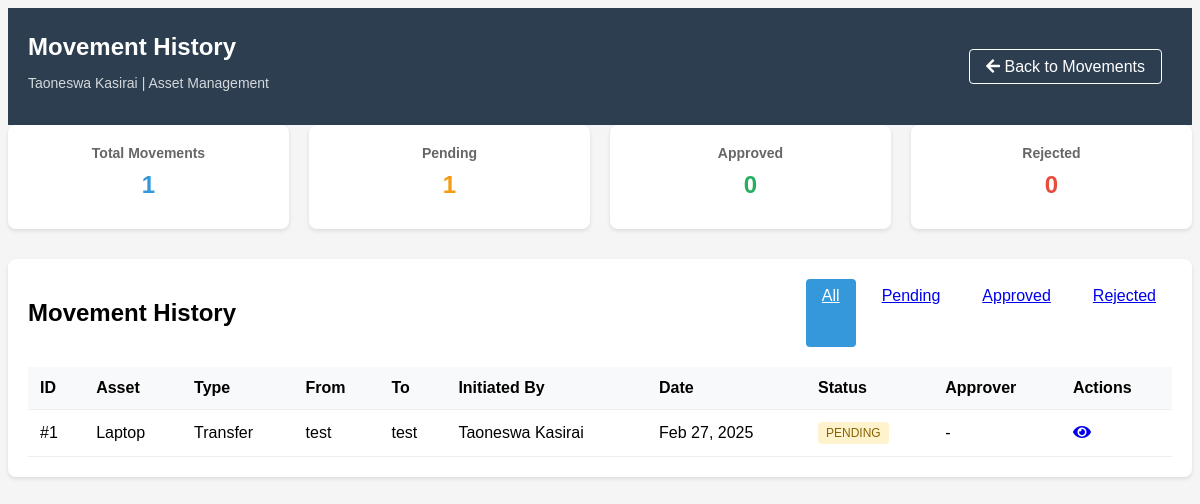
The page /movement-history/ (signed in) on the database its author committed.
### myapp/models.py (models this page shows, shortened)
class Employee(models.Model):
    employee_number = models.CharField(max_length=10, unique=True)
    name = models.CharField(max_length=100)
    surname = models.CharField(max_length=100)
    department = models.ForeignKey(Department, on_delete=models.PROTECT)
    branch = models.CharField(max_length=100)
    section = models.CharField(max_length=100)
    email = models.EmailField(unique=True)
    phone_regex = RegexValidator(
        regex=r'^07\d{8}$',
        message="Phone number must start with '07' and be 10 digits long"
    )
    phone_number = models.CharField(
        validators=[phone_regex],
        max_length=10,
        unique=True
    )
    signature = models.ImageField(
        upload_to='signatures/', null=True, blank=True)
    created_at = models.DateTimeField(auto_now_add=True)
    password = models.CharField(
        max_length=128, default=make_password('defaultpassword'))
    is_first_login = models.BooleanField(default=True)
    is_active = models.BooleanField(default=True)
    roles = models.ManyToManyField(Role, blank=True)
    class Meta:
        ordering = ['surname', 'name']

class Department(models.Model):
    code = models.CharField(max_length=10, unique=True)
    name = models.CharField(max_length=100)
    description = models.TextField(blank=True)
    is_active = models.BooleanField(default=True)
    created_at = models.DateTimeField(auto_now_add=True)
    def __str__(self):
        return self.name
    class Meta:
        ordering = ['name']

class AssetMovement(models.Model):
    MOVEMENT_TYPES = [
        ('TRANSFER', 'Transfer'),
        ('DISPOSAL', 'Disposal'),
        ('REPAIR', 'Repair'),
    ]
    STATUS_CHOICES = [
        ('PENDING', 'Pending'),
        ('APPROVED', 'Approved'),
        ('REJECTED', 'Rejected'),
    ]
    STAGE_CHOICES = [
        ('INITIATED', 'Initiated'),
        ('IN_PROGRESS', 'In Progress'),
        ('COMPLETED', 'Completed'),
    ]
    asset = models.ForeignKey(Asset, on_delete=models.CASCADE)
    movement_type = models.CharField(max_length=20, choices=MOVEMENT_TYPES)
    from_location = models.CharField(max_length=100)
    to_location = models.CharField(max_length=100)
    reason = models.TextField()
    status = models.CharField(
        max_length=20, choices=STATUS_CHOICES, default='PENDING')
    stage = models.CharField(
        max_length=20, choices=STAGE_CHOICES, default='INITIATED')
    initiator = models.ForeignKey(
        Employee, on_delete=models.CASCADE, related_name='initiated_movements')
    approver = models.ForeignKey(
        Employee, on_delete=models.SET_NULL, null=True, blank=True,
        related_name='approved_movements',
        help_text="Employee who approved or rejected this movement")
    approval_date = models.DateTimeField(null=True, blank=True)
    attachment = models.FileField(upload_to='movement_attachments/', null=True, blank=True,
                                  help_text="Upload any relevant documents (e.g., transfer forms, repair reports)")
    created_at = models.DateTimeField(auto_now_add=True)
    updated_at = models.DateTimeField(auto_now=True)
    class Meta:
        ordering = ['-created_at']

class Asset(models.Model):
    CONDITION_CHOICES = [
        ('NEW', 'New'),
        ('GOOD', 'Good'),
        ('FAIR', 'Fair'),
        ('POOR', 'Poor'),
        ('RETIRED', 'Retired'),
    ]
    asset_number = models.CharField(max_length=50, unique=True)
    serial_number = models.CharField(
        max_length=100, blank=True, null=True)  # Add this line
    name = models.CharField(max_length=100)
    category = models.CharField(max_length=50)
    description = models.TextField(blank=True)
    department = models.ForeignKey(
        Department, on_delete=models.SET_NULL, null=True)
    location = models.CharField(max_length=100)
    purchase_date = models.DateField()
    purchase_cost = models.DecimalField(max_digits=10, decimal_places=2)
    condition = models.CharField(max_length=10, choices=CONDITION_CHOICES)
    is_active = models.BooleanField(default=True)
    created_at = models.DateTimeField(auto_now_add=True)
    updated_at = models.DateTimeField(auto_now=True)
    is_deleted = models.BooleanField(default=False)
    deleted_at = models.DateTimeField(null=True, blank=True)
    deleted_by = models.ForeignKey(
        Employee, on_delete=models.SET_NULL, null=True, blank=True, related_name='deleted_assets')
    initiator = models.ForeignKey(
        Employee, on_delete=models.SET_NULL, null=True, related_name='initiated_assets')

### myapp/views.py (the view)
# urls.py: path('movement-history/', views.movement_history, name='movement_history'),
def movement_history(request):
    if 'employee_id' not in request.session:
        return redirect('login')
    employee = Employee.objects.get(id=request.session['employee_id'])
    movements = AssetMovement.objects.select_related(
        'asset', 'initiator', 'approver'
    ).order_by('-created_at')
    status_filter = request.GET.get('status')
    if status_filter and status_filter.upper() in ['PENDING', 'APPROVED', 'REJECTED']:
        movements = movements.filter(status=status_filter.upper())
    return render(request, 'myapp/movement_history.html', {
        'employee': employee,
        'movements': movements,
        'stats': {
            'total': AssetMovement.objects.count(),
            'pending': AssetMovement.objects.filter(status='PENDING').count(),
            'approved': AssetMovement.objects.filter(status='APPROVED').count(),
            'rejected': AssetMovement.objects.filter(status='REJECTED').count(),
        }
    })

### myapp/templates/myapp/movement_history.html (shortened to what this page needs)
<!DOCTYPE html>
<html>
<head>
    {% load static %}
    <link rel="stylesheet" type="text/css" href="{% static 'myapp/css/style.css' %}">
    <link href="https://cdnjs.cloudflare.com/ajax/libs/font-awesome/5.15.4/css/all.min.css" rel="stylesheet">
</head>
<body>
    <div class="dashboard-header">
        <div class="user-info">
            <h1>Movement History</h1>
            <p class="user-details">{{ employee.name }} {{ employee.surname }} | {{ employee.department }}</p>
        </div>
        <div class="header-actions">
            <a href="{% url 'asset_movement' %}" class="back-button">
                <i class="fas fa-arrow-left"></i> Back to Movements
            </a>
        </div>
    </div>
    <div class="system-layout">
        <div class="main-content">
            <div class="stats-container">
                <div class="stat-card">
                    <h3>Total Movements</h3>
                    <div class="number total">{{ stats.total }}</div>
                </div>
                <div class="stat-card">
                    <h3>Pending</h3>
                    <div class="number pending">{{ stats.pending }}</div>
                </div>
                <div class="stat-card">
                    <h3>Approved</h3>
                    <div class="number approved">{{ stats.approved }}</div>
                </div>
                <div class="stat-card">
                    <h3>Rejected</h3>
                    <div class="number rejected">{{ stats.rejected }}</div>
                </div>
            </div>
            <div class="history-list">
                <div class="filter-bar">
                    <h2>Movement History</h2>
                    <div class="filter-options">
                        <a href="{% url 'movement_history' %}" class="filter-btn {% if not request.GET.status %}active{% endif %}">All</a>
                        <a href="{% url 'movement_history' %}?status=pending" class="filter-btn {% if request.GET.status == 'pending' %}active{% endif %}">Pending</a>
                        <a href="{% url 'movement_history' %}?status=approved" class="filter-btn {% if request.GET.status == 'approved' %}active{% endif %}">Approved</a>
                        <a href="{% url 'movement_history' %}?status=rejected" class="filter-btn {% if request.GET.status == 'rejected' %}active{% endif %}">Rejected</a>
                    </div>
                </div>
                <table class="history-table">
                    <thead>
                        <tr>
                            <th>ID</th>
                            <th>Asset</th>
                            <th>Type</th>
                            <th>From</th>
                            <th>To</th>
                            <th>Initiated By</th>
                            <th>Date</th>
                            <th>Status</th>
                            <th>Approver</th>
                            <th>Actions</th>
                        </tr>
                    </thead>
                    <tbody>
                        {% for movement in movements %}
                        <tr>
                            <td>#{{ movement.id }}</td>
                            <td>{{ movement.asset.name }}</td>
                            <td>{{ movement.get_movement_type_display }}</td>
                            <td>{{ movement.from_location }}</td>
                            <td>{{ movement.to_location }}</td>
                            <td>{{ movement.initiator.name }} {{ movement.initiator.surname }}</td>
                            <td>{{ movement.created_at|date:"M d, Y" }}</td>
                            <td>
                                <span class="status-badge {{ movement.status|lower }}">
                                    {{ movement.get_status_display }}
                                </span>
                            </td>
                            <td>
                                {% if movement.approver %}
                                    {{ movement.approver.name }} {{ movement.approver.surname }}
                                {% else %}
                                    -
                                {% endif %}
                            </td>
                            <td>
                                <a href="{% url 'movement_details' movement.id %}" class="btn btn-info">
                                    <i class="fas fa-eye"></i>
                                </a>
                            </td>
                        </tr>
                        {% empty %}
                        <tr>
                            <td colspan="10" class="text-center">No movement records found</td>
                        </tr>
                        {% endfor %}
                    </tbody>
                </table>
            </div>
        </div>
    </div>
</body>
</html>

### myapp/static/myapp/css/style.css (style rules this page uses)
body { background-color: #f5f5f5; font-family: Arial, sans-serif; }
.dashboard-header { background: #2c3e50; color: white; padding: 20px; display: flex; justify-content: space-between; align-items: center; }
.user-info { flex: 1; }
.user-info h1 { margin: 5px 0; font-size: 24px; }
.user-details { font-size: 14px; opacity: 0.8; }
.header-actions { padding-left: 20px; }
.back-button { background: transparent; border: 1px solid white; color: white; padding: 8px 16px; border-radius: 4px; cursor: pointer; transition: all 0.3s; text-decoration: none; margin-right: 10px; }

### myapp/templates/myapp/movement_history.html (style rules this page uses)
.stats-container { display: grid; grid-template-columns: repeat(4, 1fr); gap: 20px; margin-bottom: 30px; }
.stat-card { background: white; padding: 20px; border-radius: 8px; box-shadow: 0 2px 4px rgba(0,0,0,0.1); text-align: center; }
.stat-card h3 { margin: 0; color: #666; font-size: 14px; }
.stat-card .number { font-size: 24px; font-weight: bold; margin: 10px 0; }
.total { color: #3498db; }
.pending { color: #f39c12; }
.approved { color: #27ae60; }
.rejected { color: #e74c3c; }
.history-list { background: white; padding: 20px; border-radius: 8px; box-shadow: 0 2px 4px rgba(0,0,0,0.1); }
.filter-bar { display: flex; justify-content: space-between; margin-bottom: 20px; }
.filter-options { display: flex; gap: 10px; }
.filter-btn { padding: 8px 16px; border: none; border-radius: 4px; cursor: pointer; font-weight: 500; }
.filter-btn.active { background-color: #3498db; color: white; }
.history-table { width: 100%; border-collapse: collapse; }
.history-table th, .history-table td { padding: 12px; text-align: left; border-bottom: 1px solid #eee; }
.history-table th { background: #f8f9fa; position: sticky; top: 0; }
.status-badge { display: inline-block; padding: 4px 8px; border-radius: 4px; font-size: 12px; font-weight: 500; text-transform: uppercase; }
.status-badge.pending { background-color: #fff3cd; color: #856404; }

### rows shown on the page
Employee: name "Taoneswa", surname "Kasirai", department "Asset Management"
AssetMovement: id "1", asset.name "Laptop", movement_type "Transfer", from_location "test", to_location "test", initiator.name "Taoneswa", initiator.surname "Kasirai", created_at "Feb 27, 2025", status "PENDING"

### other values the page prints
{{ stats.total }} "1"
{{ stats.pending }} "1"
{{ stats.approved }} "0"
{{ stats.rejected }} "0"
